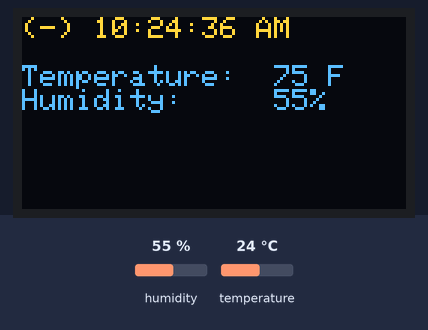
This sketch was run on a simulated ESP32. Shown: 128×64 one-colour display. The test bench sets the inputs (shaded band); at power-on: humidity 55 %, temperature 24 °C. The OLED is the two-colour kind (top 16 rows yellow); WiFi joins after 1.5 s; servers stay silent unless stated; the display library's start-up logo is not drawn; the local clock reads 2024-03-15 10:24:30 at power-on unless the sketch sets it.

Above: at 6.7 s.
6.8 s: humidity set to 22 %
At 9.0 s:
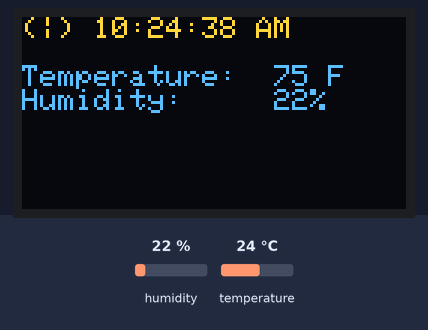
13.3 s: temperature set to 12 °C
At 15.3 s:
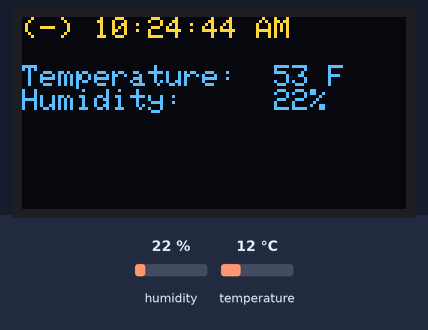
17.8 s: humidity set to 40 %
At 19.6 s:
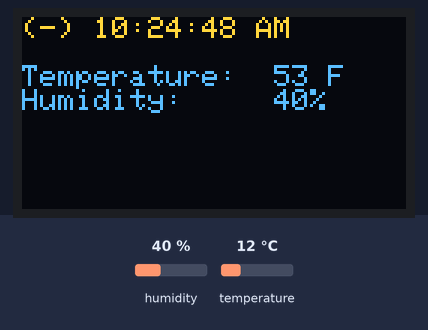
21.9 s: temperature set to 19 °C
At 23.8 s:
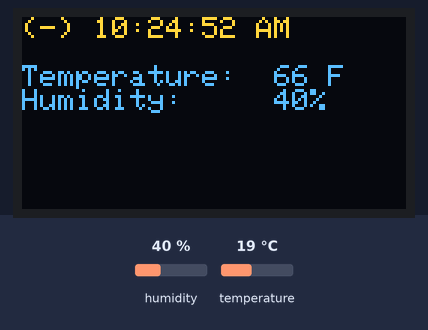
Timing chart, 0 to 25.3 s (numbered marks = the images above; inputs shaded):
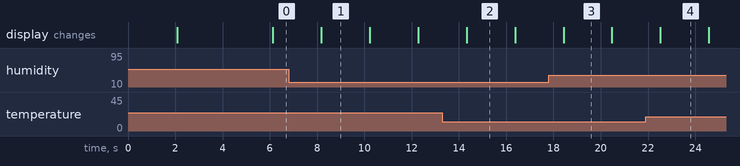

Measured:
- what the display in image 1 shows lasts 2.0 s, from 8.2 s to 10.2 s

The sketch:

main.ino
```cpp
// DinoSuarez, 4/16/2021
// This is a mashup of mostly example code for the Adafruit SSD1306 display and the DHT sensors, and
// ESP_Simple_Clock_Functions by G6EJD on GitHub.
// WORK IN PROGRESS, don't expect much.

#include "DHT.h"
#include <SPI.h>
#include <Wire.h>
#include <WiFi.h>
#include <time.h>
#include <Adafruit_GFX.h>
#include <Adafruit_SSD1306.h>

#define SCREEN_WIDTH 128 // OLED display width, in pixels
#define SCREEN_HEIGHT 64 // OLED display height, in pixels
#define OLED_RESET     -1 // Reset pin # (or -1 if sharing Arduino reset pin)
#define SCREEN_ADDRESS 0x3C ///< See datasheet for Address; 0x3D for 128x64, 0x3C for 128x32
Adafruit_SSD1306 display(SCREEN_WIDTH, SCREEN_HEIGHT, &Wire, OLED_RESET);

#define DHTPIN 19
#define DHTTYPE DHT11

int mover = 0; //This is just a visual indicator for each time the loop function starts

DHT dht(DHTPIN, DHTTYPE);

void setup() {

  WiFi.begin("YourSSID","YourPassword"); //initialize Wifi connection
  configTime(0,0, "pool.ntp.org", "time.nist.gov");
  setenv("TZ", "PST8PDT", 1); //Change the middle value to the appropriate timezone code

  dht.begin(); //If you remove this, temperature and humidity are way off

   // SSD1306_SWITCHCAPVCC = generate display voltage from 3.3V internally
  if(!display.begin(SSD1306_SWITCHCAPVCC, SCREEN_ADDRESS)) {
    Serial.println(F("SSD1306 allocation failed"));
    for(;;); // Don't proceed, loop forever
  }

  display.display(); // This displays the Adafruit logo. The example code takes the time
                     // to draw it with a bitmap, but it's apparently not even necessary.

  delay(2000); // Pause for 2 seconds

  // Clear the buffer and set text types. This is required before printing text
  display.clearDisplay();
  display.setTextSize(1);
  display.setTextColor(WHITE);
  display.setCursor(0,0);

  display.println("Booting...");

  // Show the display buffer on the screen. You MUST call display() after
  // drawing commands to make them visible on screen!
  display.display();
  delay(2000);

}

void loop() {

  delay(2000);

  if (mover > 1){
    mover = 0;
  }

  display.clearDisplay();
  display.setTextSize(1);
  display.setTextColor(WHITE);
  display.setCursor(0,0);

  // Reading temperature or humidity takes about 250 milliseconds!
  // Sensor readings may also be up to 2 seconds 'old' (it's a very slow sensor)
  int h = dht.readHumidity();
  // Read temperature as Celsius
  float t = dht.readTemperature();
  // Read temperature as Fahrenheit (isFahrenheit = true)
  int f = dht.readTemperature(true);

  // Check if any reads failed and wait for input
  if (isnan(h) || isnan(t) || isnan(f)) {
    display.println(F("Failed to read from DHT sensor!"));
    display.display();
    return;
  }

  if (mover == 0){ // This if-else loop just spins the indicator when the loop starts over
    display.print("(-) "); //
      }
  else {
    display.print("(|) ");
  }

  display.println(get_time());
  display.println();
  display.print("Temperature:  ");
  display.print(f);
  display.println(" F");
  display.print("Humidity:     ");
  display.print(h);
  display.println("%");

  display.display();

  mover++;
}

String get_time(){

time_t now;
  time(&now);
  char time_output[30];
  // See http://www.cplusplus.com/reference/ctime/strftime/ for strftime functions
  strftime(time_output, 30, "%r", localtime(&now));                  //add or remove variables in quotation marks to change what gets displayed
  return String(time_output);

}
```
